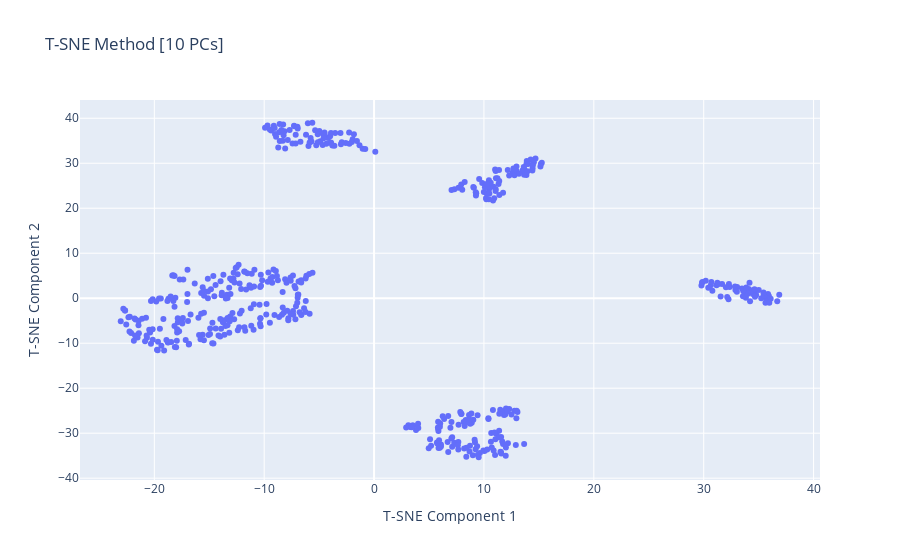

Source (notebook cell):
### Markdown cell above
### 10 PCs

### Code cell
pc_components = pc_lst[0]
fig = go.Figure()
fig.add_traces(
    go.Scatter(
        x=tsne_dict[pc_components][:,0],
        y=tsne_dict[pc_components][:,1],
        mode="markers",
    )
)
fig.update_layout(
    title_text = f"T-SNE Method [{pc_components} PCs]"
)
fig.update_yaxes(title_text = "T-SNE Component 2")
fig.update_xaxes(title_text ="T-SNE Component 1")
fig.show()

### Figure 1 — Plotly figure (JSON) as saved in the notebook; plotly's stock layout.template omitted (floating-point values rounded to 4 significant figures; data arrays with more than 128 entries replaced by an {"elided": "..."} marker saying what was removed)
{"data": [{"mode": "markers", "type": "scatter", "x": {"elided": "511 float values"}, "y": {"elided": "511 float values"}}], "layout": {"title": {"text": "T-SNE Method [10 PCs]"}, "xaxis": {"title": {"text": "T-SNE Component 1"}}, "yaxis": {"title": {"text": "T-SNE Component 2"}}}}
